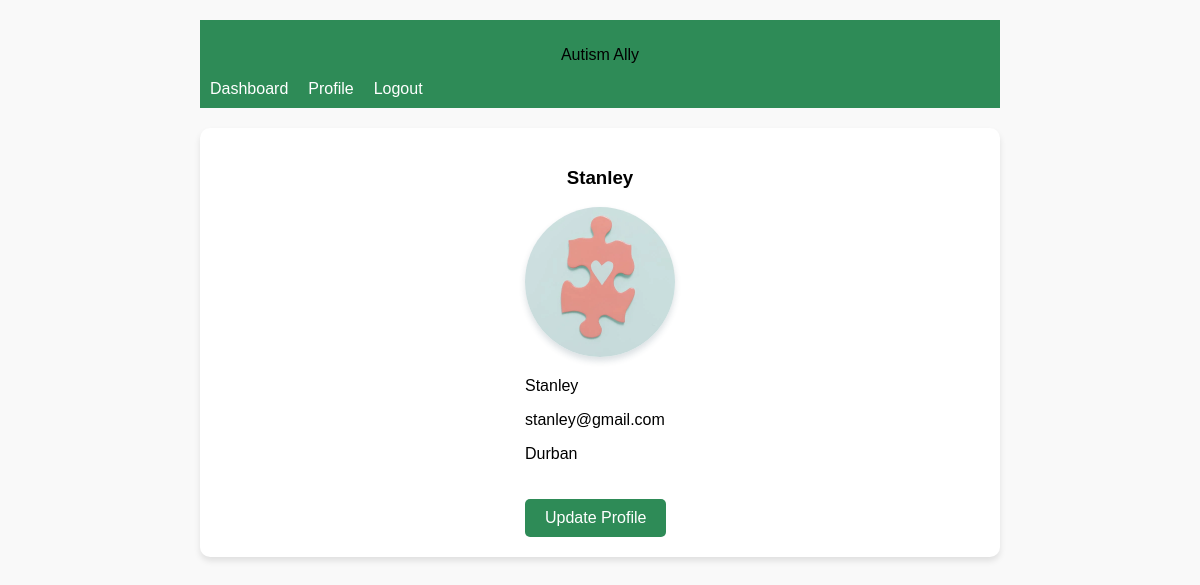
The app's page /profile (signed in) with its own data.
### api/models.py (models this page shows, shortened)
class User(db.Model):
	__tablename__ = 'user'
	id = db.Column(db.Integer, primary_key=True)
	username = db.Column(db.String(150), nullable=False, unique=True)
	email = db.Column(db.String(150), nullable=False, unique=True)
	password = db.Column(db.String(150), nullable=False)
	city = db.Column(db.String(80), nullable=False)
	image_file = db.Column(db.String(20), nullable=False, default='default.jpg')
	posts = db.relationship('Post', back_populates='user', lazy='dynamic')
	resource = db.relationship('Resource', secondary=user_resource_association, back_populates='user')

### app.py (the view)
	@app.route('/profile')
	def profile():
		if 'user_id' not in session:
			return redirect(url_for('login'))
		user_id = session['user_id']
		user = User.query.get(user_id)
		return render_template('profile.html', user=user)

### templates/profile.html (shortened to what this page needs)
<!DOCTYPE html>
<html lang="en">
<head>
    <link rel="stylesheet" href="{{ url_for('static', filename='css/styles.css') }}">
    <link rel="stylesheet" href="{{ url_for('static', filename='css/profile.css') }}">
</head>
<body>
	<div class="container">
    <header>
        <p>Autism Ally</p>
        <nav>
            <ul>
                <li><a href="/dashboard">Dashboard</a></li>
                <li><a href="/profile">Profile</a></li>
                <li><a href="/logout">Logout</a></li>
            </ul>
        </nav>
    </header>
    <main class="profile-container">
        <h3>{{ user.username }}</h3>
        <div class="profile-info">
            <img class="profile-picture"  src="{{ url_for('static', filename='profile_pics/' + user.image_file) if user.image_file != 'default.jpg' else url_for('static', filename='images/default.jpg') }}" alt="Profile Picture">
            <p>{{ user.username }}</p>
            <p>{{ user.email }}</p>
            <p>{{ user.city }}</p>
            <a href="/profile/update" class="btn">Update Profile</a>
        </div>
    </main>
	</div>
</body>
</html>

### static/css/styles.css (style rules this page uses)
body { font-family: Arial, sans-serif; margin: 0; padding: 0; }
header { position: sticky; top: 0; background-color: #4CAF50; padding: 10px 0; z-index: 1000; }
nav ul { list-style: none; padding: 0; margin: 0; display: flex; }
nav ul li { margin: 0 1rem; }
nav ul li a { color: white; text-decoration: none; }

### static/css/profile.css (style rules this page uses)
body { font-family: Arial, sans-serif; background-color: #f9f9f9; margin: 0; padding: 0; }
.container { max-width: 800px; margin: 0 auto; padding: 20px; }
header { background-color: seagreen; text-align: center; margin-bottom: 20px; }
nav ul { list-style: none; padding: 0; }
nav ul li { display: inline; margin: 0 10px; }
.profile-container { text-align: center; background: white; padding: 20px; border-radius: 10px; box-shadow: 0 4px 6px rgba(0, 0, 0, 0.1); }
.profile-info { display: inline-block; text-align: left; }
.profile-picture { border-radius: 50%; width: 150px; height: 150px; object-fit: cover; box-shadow: 0 4px 6px rgba(34, 60, 80, 0.16); transition: all ease-in-out 0.2s; }
.btn { display: inline-block; padding: 10px 20px; margin-top: 20px; background-color: seagreen; color: white; text-decoration: none; border-radius: 5px; transition: background-color 0.2s; }

### records on screen
User: username "Stanley", image_file (placeholder picture), email "stanley@gmail.com", city "Durban"
